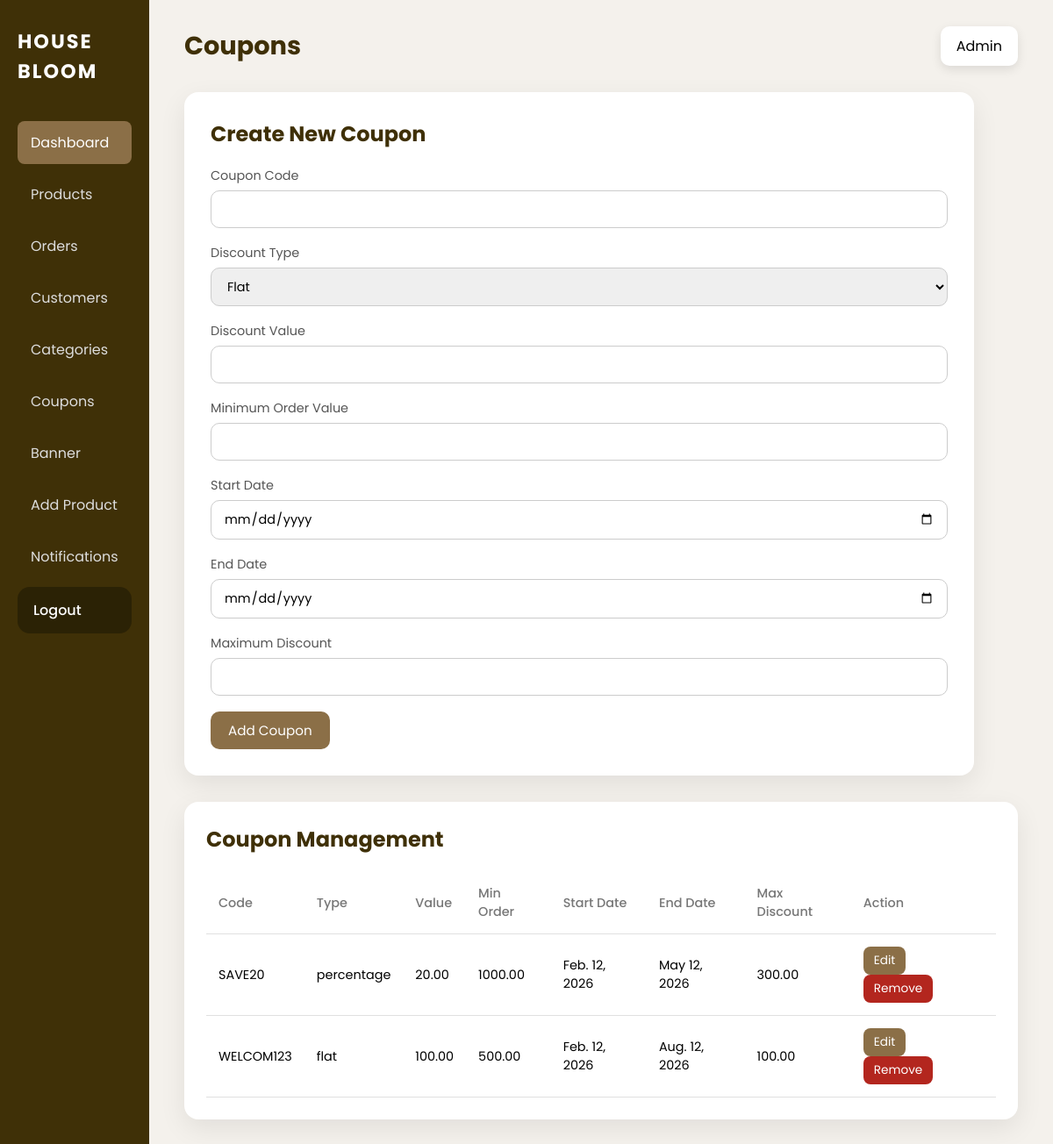
Page /admincoupon/ on the committed database.
### bloom/models.py (models this page shows, shortened)
class Coupon(models.Model):
    code = models.CharField(max_length=50, unique=True)
    discount_type = models.CharField(max_length=20, choices=[
        ('flat', 'Flat'),
        ('percentage', 'Percentage')
    ])
    discount_value = models.DecimalField(max_digits=8, decimal_places=2)
    min_order = models.DecimalField(max_digits=8, decimal_places=2)
    max_discount = models.DecimalField(max_digits=8, decimal_places=2, null=True, blank=True)
    start_date = models.DateField()
    end_date = models.DateField()
    is_active = models.BooleanField(default=True)

### bloom/views.py (the view, shortened to what this page needs)
# urls.py: path('admincoupon/',views.admincoupon,name='admincoupon'),
@never_cache
def admincoupon(request):
    coupons = Coupon.objects.all().order_by("-id")
    return render(request,"admincoupon.html",{
        "coupons":coupons
    })

### bloom/templates/admincoupon.html (shortened to what this page needs)
<!DOCTYPE html>
<html lang="en">
<head>
</head>
<body>
<div class="dashboard-wrapper">
    <aside class="sidebar">
        <h2 class="brand">HOUSE BLOOM</h2>
            <nav>
            <a href="{% url 'admindashboard' %}"class="active">Dashboard</a>
           <a href="{% url 'adminproduct' %}" >Products</a>
            <a href="{% url 'adminorder' %}">Orders</a>
             <a href="{%url 'admincustomer'%}">Customers</a>
            <a href="{%url 'admincategory'%}">Categories</a>
            <a href="{%url 'admincoupon'%}">Coupons</a>
            <a href="{% url 'banner_add'%}">Banner</a>
            <a href="{%url 'addproduct'%}">Add Product</a>
            <a href="{% url 'adminnotifications' %}">Notifications</a>
        <form method="post" action="{% url 'adminlogout' %}" class="logout-form">
    <button type="submit" class="logout-pill">
        Logout
    </button>
</form>
        </nav>
    </aside>
    <main class="main-content">
        <div class="top-bar">
            <h1>Coupons</h1>
            <div class="admin-info">Admin</div>
        </div>
        <div class="form-wrapper">
            <h2>Create New Coupon</h2>
            <form method="post">
                <div class="form-group">
                    <label for="code">Coupon Code</label>
                    <input type="text" id="code" name="code"
                     required>
                </div>
                <div class="form-group">
                    <label for="type">Discount Type</label>
                    <select id="type" name="type">
                        <option value="flat">Flat</option>
                    </select>
                </div>
                <div class="form-group">
                    <label for="value">Discount Value</label>
                    <input type="number" id="value" name="value"
                    required>
                </div>
                <div class="form-group">
                    <label for="min-order">Minimum Order Value</label>
                    <input type="number" id="min-order" name="min-order"  required>
                </div>
                <div class="form-group">
                    <label for="start-date">Start Date</label>
                    <input type="date" id="start-date" name="start-date" required>
                </div>
                <div class="form-group">
                    <label for="end-date">End Date</label>
                    <input type="date" id="end-date" name="end-date" required>
                </div>
                <div class="form-group">
                    <label for="max-discount">Maximum Discount</label>
                    <input type="number" id="max-discount" name="max-discount"  required>
                </div>
                <button type="submit" class="add-btn" >Add Coupon </button>
            </form>
        </div>
        <div class="table-wrapper">
            <h2>Coupon Management</h2>
            <table>
                <thead>
                    <tr>
                        <th>Code</th>
                        <th>Type</th>
                        <th>Value</th>
                        <th>Min Order</th>
                        <th>Start Date</th>
                        <th>End Date</th>
                        <th>Max Discount</th>
                        <th>Action</th>
                    </tr>
                </thead>
                <tbody>
{% for coupon in coupons %}
<tr>
    <td>{{ coupon.code }}</td>
    <td>{{ coupon.discount_type }}</td>
    <td>{{ coupon.discount_value }}</td>
    <td>{{ coupon.min_order }}</td>
    <td>{{ coupon.start_date }}</td>
    <td>{{ coupon.end_date }}</td>
    <td>{{ coupon.max_discount }}</td>
    <td class="actions">
        <a href="{% url 'couponedit' coupon.id %}" class="edit">Edit</a>
        <a href="{% url 'coupondelete' coupon.id %}" class="delete">Remove</a>
    </td>
</tr>
{% endfor %}
</tbody>
            </table>
        </div>
    </main>
</div>
</body>
</html>

### bloom/templates/admincoupon.html (style rules this page uses)
* { margin:0; padding:0; box-sizing:border-box; font-family:'Poppins', sans-serif; }
body { background:#f4f1ec; }
.dashboard-wrapper { display:flex; min-height:100vh; }
.sidebar { width:240px; background:#3f3007; color:#fff; padding:30px 20px; }
.brand { font-size:1.4rem; letter-spacing:2px; margin-bottom:40px; }
.sidebar nav a { display:block; color:#ddd; text-decoration:none; padding:12px 15px; border-radius:8px; margin-bottom:10px; }
.sidebar nav a:hover, .sidebar nav a.active { background:#8B6F47; color:#fff; }
.main-content { flex:1; padding:30px 40px; }
.top-bar { display:flex; justify-content:space-between; align-items:center; margin-bottom:30px; }
.top-bar h1 { font-size:1.8rem; color:#3f3007; }
.admin-info { background:#fff; padding:10px 18px; border-radius:10px; box-shadow:0 4px 12px rgba(0,0,0,.1); }
.form-wrapper { background:#fff; padding:30px; border-radius:16px; box-shadow:0 10px 30px rgba(0,0,0,.08); margin-bottom:30px; max-width:900px; }
.form-wrapper h2 { margin-bottom:20px; color:#3f3007; }
.form-group { margin-bottom:18px; display:flex; flex-direction:column; }
.form-group label { font-size:0.9rem; color:#555; margin-bottom:6px; }
.form-group input, .form-group select { padding:10px 14px; border-radius:10px; border:1px solid #ccc; font-size:0.9rem; width:100%; }
.add-btn { padding:10px 20px; background:#8B6F47; color:#fff; border:none; border-radius:10px; cursor:pointer; font-size:0.95rem; transition:0.3s; }
.table-wrapper { background:#fff; border-radius:16px; padding:25px; box-shadow:0 10px 30px rgba(0,0,0,.08); overflow-x:auto; }
.table-wrapper h2 { margin-bottom:20px; color:#3f3007; }
table { width:100%; border-collapse:collapse; min-width:900px; }
th,td { padding:14px; text-align:left; border-bottom:1px solid #e0e0e0; font-size:0.9rem; }
th { color:#777; font-weight:500; }
.actions a { padding:6px 12px; border-radius:8px; font-size:0.85rem; text-decoration:none; color:#fff; margin-right:6px; display:inline-block; }
.edit { background:#8B6F47; text-decoration:none; }
.delete { background:#b3261e; }
.logout-pill { width:100%; padding:14px 18px; background:#2b2205; color:#fff; border:none; border-radius:14px; font-size:1rem; font-weight:500; text-align:left; cursor:pointer; transition:0.3s ease; font-family:'Poppins', sans-serif; }

### rows in the picture
Coupon: code "SAVE20", discount_type "percentage", discount_value "20.00", min_order "1000.00", start_date "Feb. 12, 2026", end_date "May 12, 2026", max_discount "300.00"
Coupon: code "WELCOM123", discount_type "flat", discount_value "100.00", min_order "500.00", start_date "Feb. 12, 2026", end_date "Aug. 12, 2026", max_discount "100.00"
